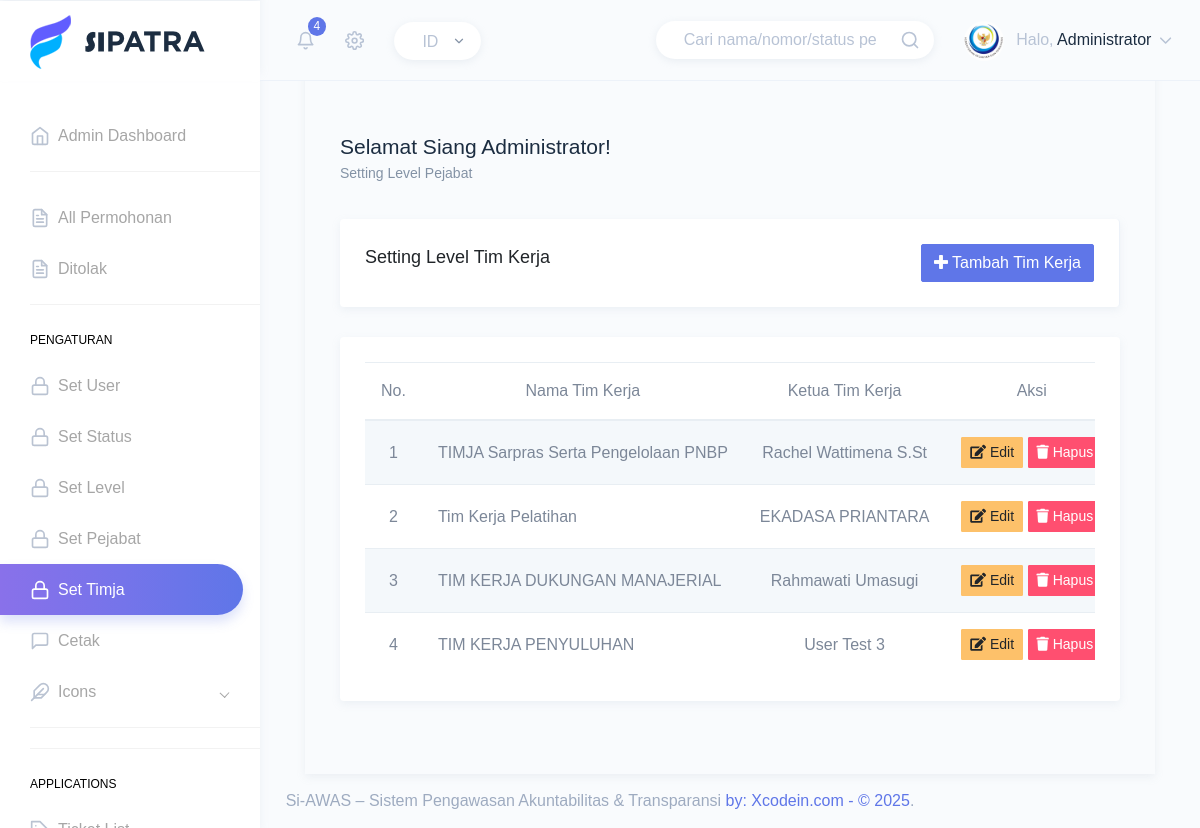
/index.php?page=set_timja (signed in), run on the app's committed database.
### tables this page shows
CREATE TABLE IF NOT EXISTS `users` (
  `id` int NOT NULL AUTO_INCREMENT,
  `atasan_id` int DEFAULT NULL,
  `name` varchar(100) NOT NULL,
  `nip_nik` varchar(50) NOT NULL,
  `jabatan` varchar(100) NOT NULL,
  `email` varchar(100) NOT NULL,
  `password` varchar(255) NOT NULL,
  `level_user` int NOT NULL DEFAULT '1',
  `role` enum('pemohon','pejabat_spm','pejabat_ppk','pejabat_kpa','pengawas','operator','admin') NOT NULL DEFAULT 'pemohon',
  `created_at` timestamp NULL DEFAULT CURRENT_TIMESTAMP,
  `id_tim_kerja` int DEFAULT NULL,
  PRIMARY KEY (`id`),
  UNIQUE KEY `nip_nik` (`nip_nik`),
  UNIQUE KEY `email` (`email`),
  KEY `fk_level_user` (`level_user`),
  KEY `fk_users_timkerja` (`id_tim_kerja`)
);

CREATE TABLE IF NOT EXISTS `tim_kerja` (
  `id_tim_kerja` int NOT NULL AUTO_INCREMENT,
  `nama_tim` varchar(100) NOT NULL,
  `id_ketua_tim` int DEFAULT NULL,
  PRIMARY KEY (`id_tim_kerja`)
);

### pages/administrator/set_timja.php (the view, shortened to what this page needs)
<div class="page-wrapper">
    <div class="page-breadcrumb">
        <div class="row">
            <div class="col-7 align-self-center">
                <h3 class="page-title text-truncate text-dark font-weight-medium mb-1">
                    <?php
                    $time = date('H');
                    $greeting = ($time >= 5 && $time <= 11) ? "Selamat Pagi" : (($time >= 12 && $time <= 15) ? "Selamat Siang" : (($time >= 16 && $time <= 18) ? "Selamat Sore" : "Selamat Malam"));
                    echo "$greeting {$_SESSION['name']}! ";
                    ?>
                </h3>
                <nav aria-label="breadcrumb">
                    <ol class="breadcrumb m-0 p-0">
                        <li class="breadcrumb-item"><a href="index.html">Setting Level Pejabat</a></li>
                    </ol>
                </nav>
            </div>
        </div>
    </div>
    <div class="container-fluid">
        <div class="card-group">
            <div class="card border-right">
                <div class="card-body d-flex justify-content-between align-items-center">
                    <h4 class="card-title">Setting Level Tim Kerja</h4>
                    <a href="index.php?page=add_timja" class="btn btn-primary">
                        <i class="fa fa-plus"></i> Tambah Tim Kerja
                    </a>
                </div>
            </div>
        </div>
        <div class="row">
            <div class="col-12">
                <div class="card">
                    <div class="card-body">
                        <div class="table-responsive table-striped">
                            <table class="table no-wrap v-middle mb-0">
                                <thead>
                                    <tr class="border-0 text-center">
                                        <th>No.</th>
                                        <th>Nama Tim Kerja</th>
                                        <th>Ketua Tim Kerja</th>
                                        <th>Aksi</th>
                                    </tr>
                                </thead>
                                <tbody>
                                    <?php
                                    $no = 1;
                                    $queryTim = mysqli_query(
                                        $conn,
                                        "SELECT t.id_tim_kerja, t.nama_tim, u.name AS ketua_tim
                                         FROM tim_kerja t
                                         LEFT JOIN users u ON t.id_ketua_tim = u.id"
                                    );
                                    if (mysqli_num_rows($queryTim) > 0) {
                                        while ($data = mysqli_fetch_assoc($queryTim)) {
                                    ?>
                                    <tr class="text-center">
                                        <td><?php echo $no++; ?></td>
                                        <td class="text-left"><?php echo htmlspecialchars($data['nama_tim']); ?></td>
                                        <td><?php echo htmlspecialchars($data['ketua_tim'] ?? 'Belum Ditentukan'); ?>
                                        </td>
                                        <td>
                                            <a href="index.php?page=edit_timja&id_tim_kerja=<?= htmlspecialchars(urlencode($data['id_tim_kerja'])); ?>"
                                                class="btn btn-warning btn-sm">
                                                <i class="fa fa-edit"></i> Edit
                                            </a>
                                            <button class="btn btn-danger btn-sm btn-delete"
                                                data-id="<?php echo $data['id_tim_kerja']; ?>">
                                                <i class="fas fa-trash"></i> Hapus
                                            </button>
                                        </td>
                                    </tr>
                                    <?php
                                        }
                                    } else {
                                        ?>
                                    <tr>
                                        <td colspan="4" class="text-center">Belum ada data tim kerja.</td>
                                    </tr>
                                    <?php } ?>
                                </tbody>
                            </table>
                        </div>
                    </div>
                </div>
            </div>
        </div>
    </div>
</div>

### data on the page
users: tim_kerja.nama_tim "TIMJA Sarpras Serta Pengelolaan PNBP", name "Rachel Wattimena S.St"
users: tim_kerja.nama_tim "Tim Kerja Pelatihan", name "EKADASA PRIANTARA"
users: tim_kerja.nama_tim "TIM KERJA DUKUNGAN MANAJERIAL", name "Rahmawati Umasugi"
users: tim_kerja.nama_tim "TIM KERJA PENYULUHAN", name "User Test 3"

### other printed values
getNotificationCount($conn) "4"
$_SESSION['name'] "Administrator"
